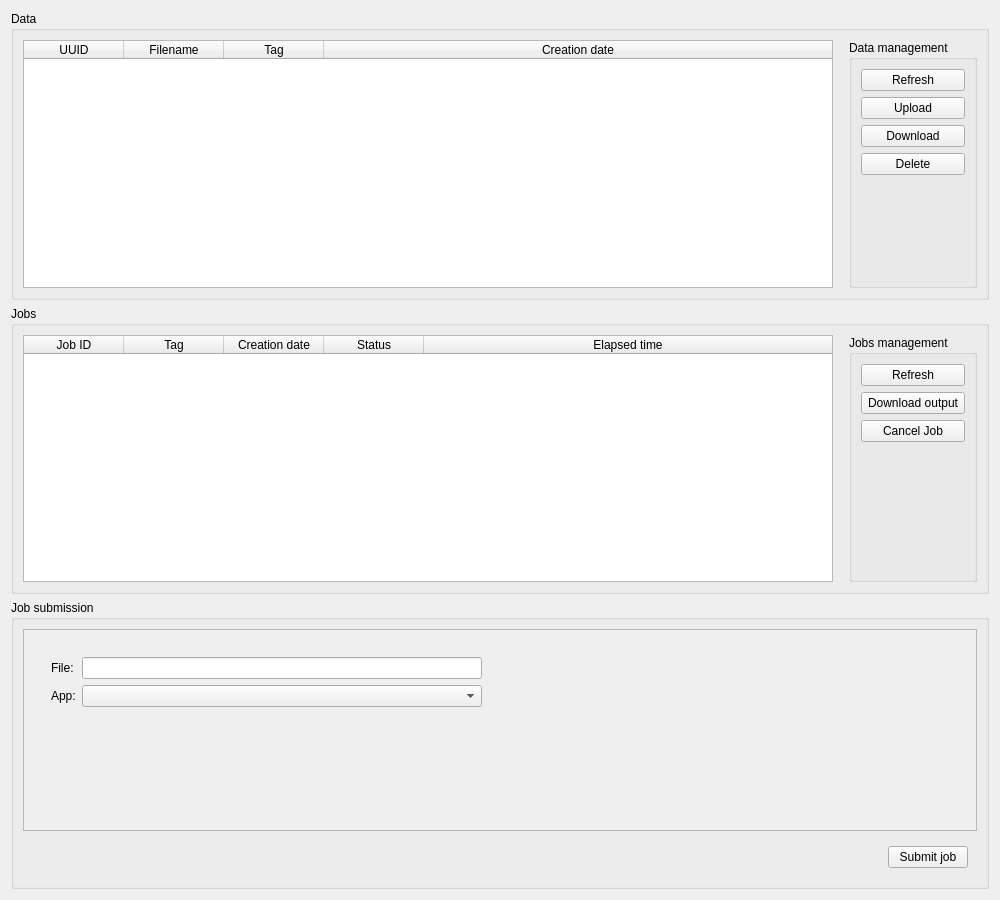
<?xml version="1.0" encoding="UTF-8"?>
<ui version="4.0">
 <class>CaesarWidget</class>
 <widget class="QWidget" name="CaesarWidget">
  <property name="geometry">
   <rect>
    <x>0</x>
    <y>0</y>
    <width>1000</width>
    <height>900</height>
   </rect>
  </property>
  <property name="windowTitle">
   <string>CAESAR</string>
  </property>
  <layout class="QVBoxLayout" name="verticalLayout">
   <item>
    <widget class="QGroupBox" name="dataGroupBox">
     <property name="title">
      <string>Data</string>
     </property>
     <layout class="QHBoxLayout" name="horizontalLayout">
      <item>
       <widget class="QTableWidget" name="dataTable">
        <property name="editTriggers">
         <set>QAbstractItemView::NoEditTriggers</set>
        </property>
        <property name="selectionMode">
         <enum>QAbstractItemView::SingleSelection</enum>
        </property>
        <property name="selectionBehavior">
         <enum>QAbstractItemView::SelectRows</enum>
        </property>
        <attribute name="horizontalHeaderCascadingSectionResizes">
         <bool>true</bool>
        </attribute>
        <attribute name="horizontalHeaderStretchLastSection">
         <bool>true</bool>
        </attribute>
        <attribute name="verticalHeaderVisible">
         <bool>false</bool>
        </attribute>
        <column>
         <property name="text">
          <string>UUID</string>
         </property>
        </column>
        <column>
         <property name="text">
          <string>Filename</string>
         </property>
        </column>
        <column>
         <property name="text">
          <string>Tag</string>
         </property>
        </column>
        <column>
         <property name="text">
          <string>Creation date</string>
         </property>
        </column>
       </widget>
      </item>
      <item>
       <spacer name="horizontalSpacer_2">
        <property name="orientation">
         <enum>Qt::Horizontal</enum>
        </property>
        <property name="sizeType">
         <enum>QSizePolicy::Fixed</enum>
        </property>
        <property name="sizeHint" stdset="0">
         <size>
          <width>10</width>
          <height>20</height>
         </size>
        </property>
       </spacer>
      </item>
      <item>
       <widget class="QGroupBox" name="dataManagementBox">
        <property name="title">
         <string>Data management</string>
        </property>
        <layout class="QVBoxLayout" name="verticalLayout_2">
         <item>
          <widget class="QPushButton" name="dataRefreshButton">
           <property name="text">
            <string>Refresh</string>
           </property>
          </widget>
         </item>
         <item>
          <widget class="QPushButton" name="dataUploadButton">
           <property name="text">
            <string>Upload</string>
           </property>
          </widget>
         </item>
         <item>
          <widget class="QPushButton" name="dataDownloadButton">
           <property name="text">
            <string>Download</string>
           </property>
          </widget>
         </item>
         <item>
          <widget class="QPushButton" name="dataDeleteButton">
           <property name="text">
            <string>Delete</string>
           </property>
          </widget>
         </item>
         <item>
          <spacer name="verticalSpacer_3">
           <property name="orientation">
            <enum>Qt::Vertical</enum>
           </property>
           <property name="sizeHint" stdset="0">
            <size>
             <width>20</width>
             <height>40</height>
            </size>
           </property>
          </spacer>
         </item>
        </layout>
       </widget>
      </item>
     </layout>
    </widget>
   </item>
   <item>
    <widget class="QGroupBox" name="jobsGroupBox">
     <property name="title">
      <string>Jobs</string>
     </property>
     <layout class="QHBoxLayout" name="horizontalLayout_2">
      <item>
       <widget class="QTableWidget" name="jobsTable">
        <property name="editTriggers">
         <set>QAbstractItemView::NoEditTriggers</set>
        </property>
        <property name="selectionMode">
         <enum>QAbstractItemView::SingleSelection</enum>
        </property>
        <property name="selectionBehavior">
         <enum>QAbstractItemView::SelectRows</enum>
        </property>
        <attribute name="horizontalHeaderCascadingSectionResizes">
         <bool>true</bool>
        </attribute>
        <attribute name="horizontalHeaderStretchLastSection">
         <bool>true</bool>
        </attribute>
        <attribute name="verticalHeaderVisible">
         <bool>false</bool>
        </attribute>
        <column>
         <property name="text">
          <string>Job ID</string>
         </property>
        </column>
        <column>
         <property name="text">
          <string>Tag</string>
         </property>
        </column>
        <column>
         <property name="text">
          <string>Creation date</string>
         </property>
        </column>
        <column>
         <property name="text">
          <string>Status</string>
         </property>
        </column>
        <column>
         <property name="text">
          <string>Elapsed time</string>
         </property>
        </column>
       </widget>
      </item>
      <item>
       <spacer name="horizontalSpacer_3">
        <property name="orientation">
         <enum>Qt::Horizontal</enum>
        </property>
        <property name="sizeType">
         <enum>QSizePolicy::Fixed</enum>
        </property>
        <property name="sizeHint" stdset="0">
         <size>
          <width>10</width>
          <height>20</height>
         </size>
        </property>
       </spacer>
      </item>
      <item>
       <widget class="QGroupBox" name="jobManagementBox">
        <property name="title">
         <string>Jobs management</string>
        </property>
        <layout class="QVBoxLayout" name="verticalLayout_6">
         <item>
          <widget class="QPushButton" name="jobRefreshButton">
           <property name="text">
            <string>Refresh</string>
           </property>
          </widget>
         </item>
         <item>
          <widget class="QPushButton" name="jobDownloadButton">
           <property name="text">
            <string>Download output</string>
           </property>
          </widget>
         </item>
         <item>
          <widget class="QPushButton" name="jobCancelButton">
           <property name="text">
            <string>Cancel Job</string>
           </property>
          </widget>
         </item>
         <item>
          <spacer name="verticalSpacer_2">
           <property name="orientation">
            <enum>Qt::Vertical</enum>
           </property>
           <property name="sizeHint" stdset="0">
            <size>
             <width>20</width>
             <height>40</height>
            </size>
           </property>
          </spacer>
         </item>
        </layout>
       </widget>
      </item>
     </layout>
    </widget>
   </item>
   <item>
    <widget class="QGroupBox" name="jobSubmissionGroupBox">
     <property name="title">
      <string>Job submission</string>
     </property>
     <layout class="QVBoxLayout" name="verticalLayout_7">
      <item>
       <widget class="QScrollArea" name="scrollArea">
        <property name="widgetResizable">
         <bool>true</bool>
        </property>
        <widget class="QWidget" name="scrollAreaContents">
         <property name="geometry">
          <rect>
           <x>0</x>
           <y>0</y>
           <width>956</width>
           <height>199</height>
          </rect>
         </property>
         <layout class="QHBoxLayout" name="horizontalLayout_3">
          <item>
           <widget class="QWidget" name="jobSubmissionForm" native="true">
            <layout class="QVBoxLayout" name="verticalLayout_3">
             <item>
              <widget class="QWidget" name="fixedJobSubmissionWidget" native="true">
               <layout class="QFormLayout" name="fixedJobSubmissionLayout">
                <item row="0" column="0">
                 <widget class="QLabel" name="label">
                  <property name="text">
                   <string>File:</string>
                  </property>
                 </widget>
                </item>
                <item row="0" column="1">
                 <widget class="QLineEdit" name="fileLineEdit">
                  <property name="readOnly">
                   <bool>true</bool>
                  </property>
                 </widget>
                </item>
                <item row="1" column="0">
                 <widget class="QLabel" name="label_2">
                  <property name="text">
                   <string>App:</string>
                  </property>
                 </widget>
                </item>
                <item row="1" column="1">
                 <widget class="QComboBox" name="appsComboBox"/>
                </item>
               </layout>
              </widget>
             </item>
             <item>
              <widget class="QWidget" name="jobSubmissionWidget" native="true">
               <layout class="QFormLayout" name="jobSubmissionLayout">
                <item row="0" column="0">
                 <widget class="QWidget" name="placeholder" native="true">
                  <property name="enabled">
                   <bool>false</bool>
                  </property>
                 </widget>
                </item>
               </layout>
              </widget>
             </item>
            </layout>
           </widget>
          </item>
          <item>
           <spacer name="horizontalSpacer">
            <property name="orientation">
             <enum>Qt::Horizontal</enum>
            </property>
            <property name="sizeHint" stdset="0">
             <size>
              <width>40</width>
              <height>20</height>
             </size>
            </property>
           </spacer>
          </item>
         </layout>
        </widget>
       </widget>
      </item>
      <item>
       <widget class="QWidget" name="submissionLine" native="true">
        <layout class="QHBoxLayout" name="horizontalLayout_4">
         <item>
          <spacer name="horizontalSpacer_4">
           <property name="orientation">
            <enum>Qt::Horizontal</enum>
           </property>
           <property name="sizeHint" stdset="0">
            <size>
             <width>40</width>
             <height>20</height>
            </size>
           </property>
          </spacer>
         </item>
         <item>
          <widget class="QPushButton" name="jobSubmitButton">
           <property name="text">
            <string>Submit job</string>
           </property>
          </widget>
         </item>
        </layout>
       </widget>
      </item>
     </layout>
    </widget>
   </item>
  </layout>
 </widget>
 <resources/>
 <connections/>
</ui>
